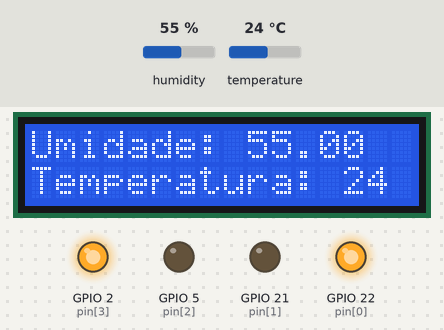
A sketch run on a simulated ESP32. On the bench: 16×2 character LCD, output pins drawn as LEDs (lit = HIGH). The inputs (shaded band) are chosen by the test bench; at power-on: humidity 55 %, temperature 24 °C. WiFi joins after 1.5 s; servers stay silent unless stated; what the sketch prints to the serial monitor is not drawn.

Above: at 1.7 s.
At 33.0 s:
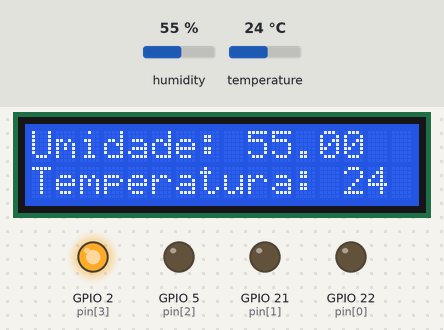
Timing chart, 0 to 125.0 s (numbered marks = the images above):
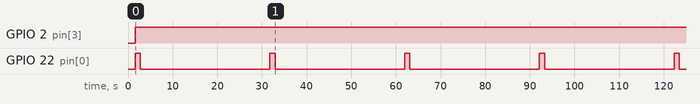

Measured:
- by itself, GPIO 2 (pin[3]): LOW → HIGH at 1.6 s
- by itself, GPIO 22 (pin[0]): alternates HIGH for 1.2 s and LOW for 29.0 s

The sketch:

Prova.ino
```cpp
#include <dht.h>
#include <LiquidCrystal.h>
#include <FirebaseESP32.h>
#include <WiFi.h>

const char WIFI_SSID[] = "Vivo-Internet-BF17";
const char WIFI_PASSWORD[] = "78814222";
const char FIREBASE_HOST[] = "https://prova-47a0e-default-rtdb.firebaseio.com/";
const char FIREBASE_AUTH[] = "wcilzTa3l5Q0APzA0wwtZ1bIY3zAIhPMnuek766L";
FirebaseData firebaseData;
FirebaseJson json;
LiquidCrystal lcd(19, 23, 18, 17, 16, 15);
dht DHT;
int pin[4] = {22, 21, 5, 2};

void setup() {
  Serial.begin(9600);
  pinMode(pin[0], OUTPUT); //22
  pinMode(pin[1], OUTPUT); //21
  pinMode(pin[2], OUTPUT); //5
  pinMode(pin[3], OUTPUT); //2
  lcd.begin(16, 2);
  DHT.read11(4);

  WiFi.begin(WIFI_SSID, WIFI_PASSWORD);
  while (WiFi.status() != WL_CONNECTED)
  {
    Serial.print(".");
    delay(300);
  }
  Serial.print("Connected with IP: ");
  Serial.println(WiFi.localIP());
  Firebase.begin(FIREBASE_HOST, FIREBASE_AUTH);
  Firebase.reconnectWiFi(true);
  Firebase.setReadTimeout(firebaseData, 1000 * 60);
  Firebase.setwriteSizeLimit(firebaseData, "tiny");
}

void loop() {
  DHT.read11(4);
  if(DHT.temperature <= 25)
  {
    digitalWrite(pin[0], LOW);
    digitalWrite(pin[1], LOW);
    digitalWrite(pin[2], LOW);
    digitalWrite(pin[3], HIGH);
  }
  else if (DHT.temperature >= 27)
  {
    digitalWrite(pin[0], LOW);
    digitalWrite(pin[1], HIGH);
    digitalWrite(pin[2], LOW);
    digitalWrite(pin[3], LOW);
  }
  else
  {
    digitalWrite(pin[0], LOW);
    digitalWrite(pin[1], LOW);
    digitalWrite(pin[2], HIGH);
    digitalWrite(pin[3], LOW);
  }

  lcd.clear();
  lcd.setCursor(0, 0);
  lcd.print("Umidade: ");
  lcd.print(DHT.humidity);
  lcd.setCursor(0, 1);
  lcd.print("Temperatura: ");
  lcd.print(DHT.temperature, 0);

  digitalWrite(pin[0], HIGH);
  json.set("/temperatura", DHT.temperature);
  json.set("/umidade", DHT.humidity);
  Firebase.updateNode(firebaseData, "/andre/Sensor", json);
  delay(1000);
  digitalWrite(pin[0], LOW);
  delay(29000);
}
```
